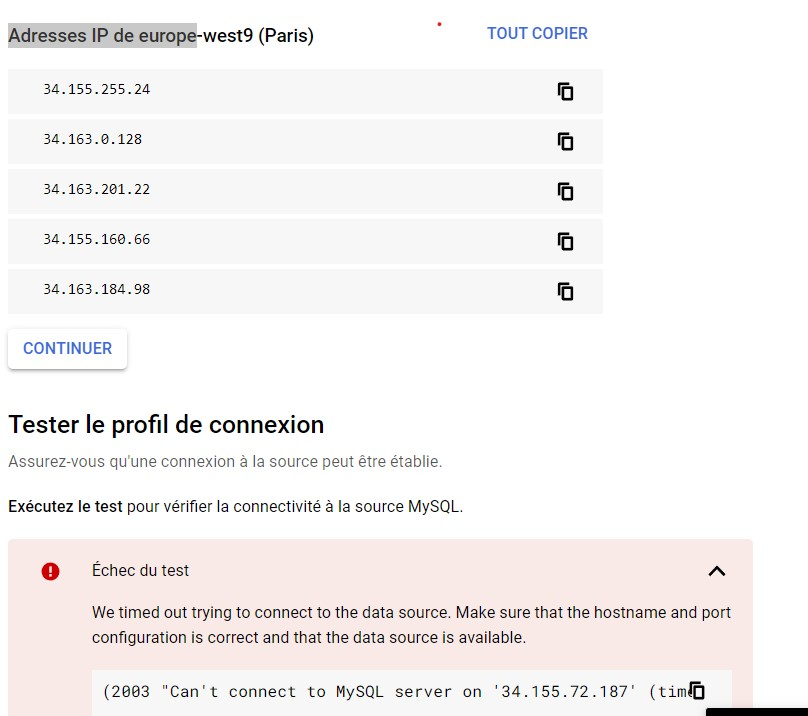
#> input picture erreur_ip.jpg, 808 x 716 px
$ jupyter execute --allow-errors Untitled.ipynb
#> lines starting #> are read from the running program, lines starting #| are printed output that depends on the picture; after the words box and inside, x2 and y2 are one past the last pixel; in counts of white or black regions, pixels touching at a corner belong together
[cell 1]
from PIL import Image
import pytesseract as PT
import sys
from pdf2image import convert_from_path as CFP
import os
import cv2

[cell 2]
import re

[cell 3]
os.getcwd()

[cell 4]
im_file = "erreur_ip.jpg"
im = Image.open(im_file)
#> im is the input picture: PIL image 808x716 RGB; mean R, G, B 245.5, 242.9, 242.5
# im.show()
# im.save(path/ima_1.jpg)

[cell 5]
# Importing the pdf file
path = os.getcwd()
PDF_file1 = "CV_Martin_OBIANG_ENGUIE.pdf"
#> (the rest of this cell did not finish here and is left out)

#> (a cell that did not finish here is left out)

#> (a cell that did not finish here is left out)

[cell 8]
import matplotlib.pyplot as plt

[cell 9]
plt.figure(figsize=(12,8))
#> (the rest of this cell did not finish here and is left out)

#> (a cell that did not finish here is left out)

[cell 11]
PT.pytesseract.tesseract_cmd = r'C:\Program Files\Tesseract-OCR\tesseract.exe'

[cell 12]
img = Image.open("secret.jpeg")
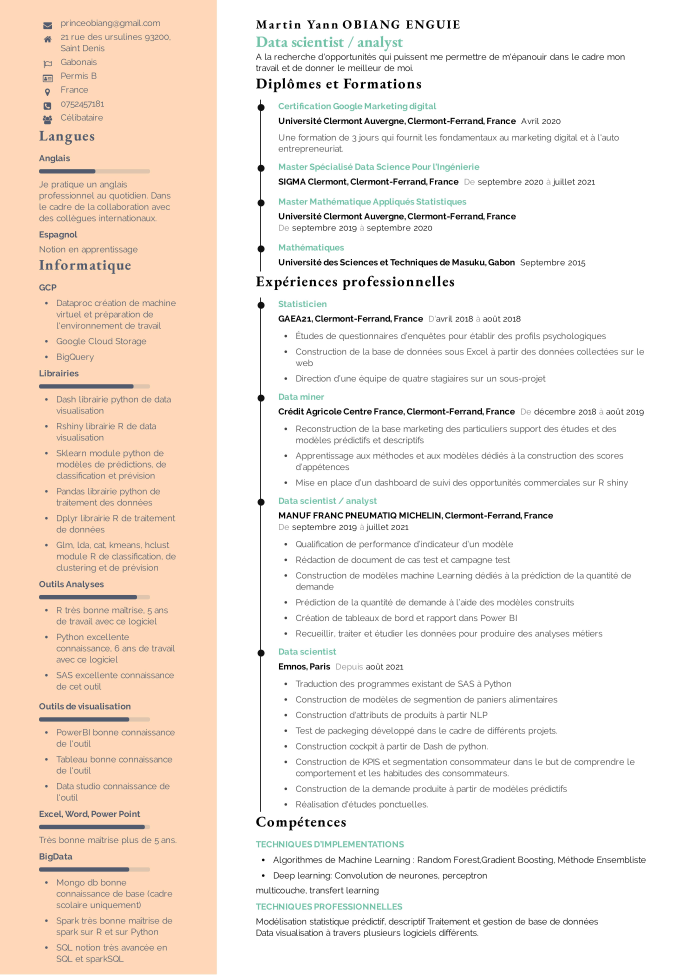
#> input picture secret.jpeg, 4132 x 5847 px (shown at 1/6 size)
#> img is the input picture: PIL image 4132x5847 RGB; mean R, G, B 245.2, 233.9, 225
#> (the rest of this cell did not finish here and is left out)

[cell 13]
def func(value):
    return ' '.join(value.splitlines())

#> (a cell that did not finish here is left out)

[cell 15]
print(re.fullmatch(r"\d{5}", "93200"))

[cell 16]
'email:princeobiang@gmail.com'.split(":")

[cell 17]
def note_email(text):

    import re

    if len(text) > 2:
        if re.fullmatch(regex, text):
            return text

[cell 18]
def personnal_info(ocr_result):

    import re
    import string

    infos = {}
    ponct = ''.join([i for i in string.punctuation if  i not in ['@', '.']])
    regex = re.compile(r'([A-Za-z0-9]+[.-_])*[A-Za-z0-9]+@[A-Za-z0-9-]+(\.[A-Z|a-z]{2,})+')
    for word in ocr_result.split('\n'):
        if len(word) > 2:
            for text in word.split():
                text = text.translate(str.maketrans('', '', ponct))

                if re.fullmatch(r"[\d]{3}[\d]{3}[\d]{4}", text):
                    infos["phone"]= str(text)
                elif re.fullmatch(r"^(?:0|\+?\d\d)\s?(?:\d\s?){9,11}$", text):
                    infos["phone"]= str(text)
                elif re.fullmatch(r"\d{5}", text) :
                    infos["zipcode"]= str(text)
                elif re.fullmatch(regex, text):

                    infos["email"]= str(text)
    return infos

[cell 19]
import collections as cls
import string

#> (a cell that did not finish here is left out)

[cell 21]
a_string = '!hi. wh?at is the weat[h]er lik?e.'
new_string = a_string.translate(str.maketrans('', '', string.punctuation))
print(new_string)

[cell 22]
type(string.punctuation)

[cell 23]
''.join([i for i in string.punctuation if i != '@'])

#> (a cell that did not finish here is left out)

#> (a cell that did not finish here is left out)

#> (a cell that did not finish here is left out)

[cell 27]
image = cv2.imread("secret.jpeg")

[cell 28]
gray = cv2.cvtColor(image, cv2.COLOR_BGR2GRAY)
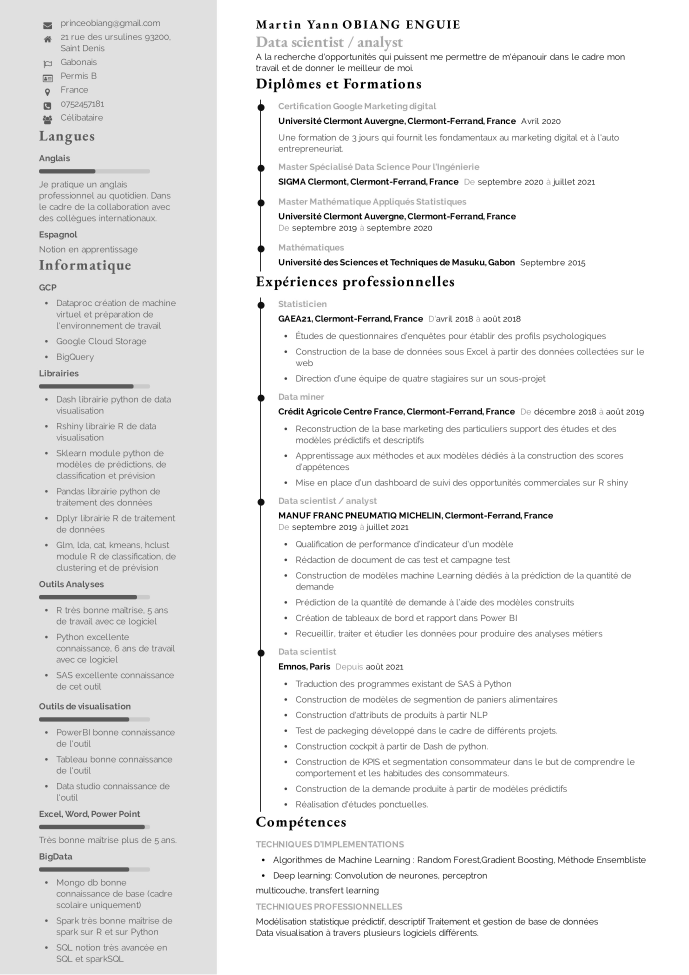
#> gray: shape (5847, 4132) (shown at 1/6 size); min 0, max 255, mean 236.4

[cell 29]
cv2.imwrite("temp/index_gray.png", gray)
#> Out = True

[cell 30]
blur = cv2.GaussianBlur(gray, (7,7), 0)

[cell 31]
cv2.imwrite("temp/index_blur.png", blur)
#> Out = True

[cell 32]
thresh = cv2.threshold(blur, 0, 255, cv2.THRESH_BINARY_INV)[1]
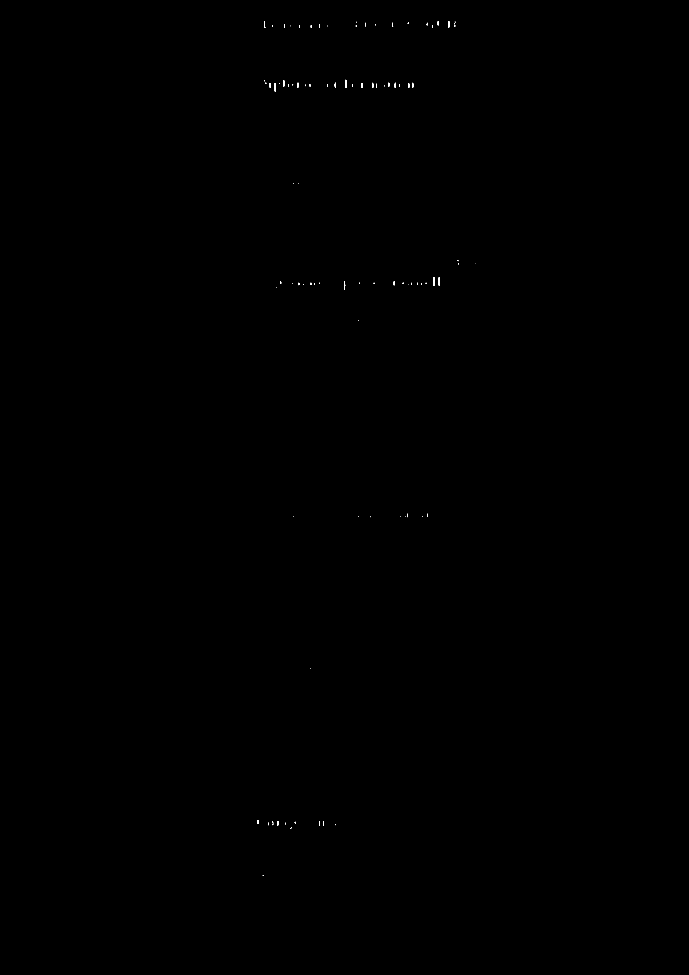
#> thresh: shape (5847, 4132) (shown at 1/6 size); 0.02% white; 94 white regions (38 under 20 px), largest, box (x1, y1, x2, y2) and area: (2073, 479, 2079, 526) 268, (1649, 498, 1655, 549) 258, (2601, 1665, 2606, 1713) 239

[cell 33]
#_INV = cv2.THRESH_OTSU
cv2.imwrite("temp/index_thresh.png", thresh)
#> Out = True

[cell 34]
kernal = cv2.getStructuringElement(cv2.MORPH_RECT, (3, 13))

[cell 35]
cv2.imwrite("temp/index_kernal.png", kernal)

[cell 36]
dilate = cv2.dilate(thresh, kernal, iterations = 1)
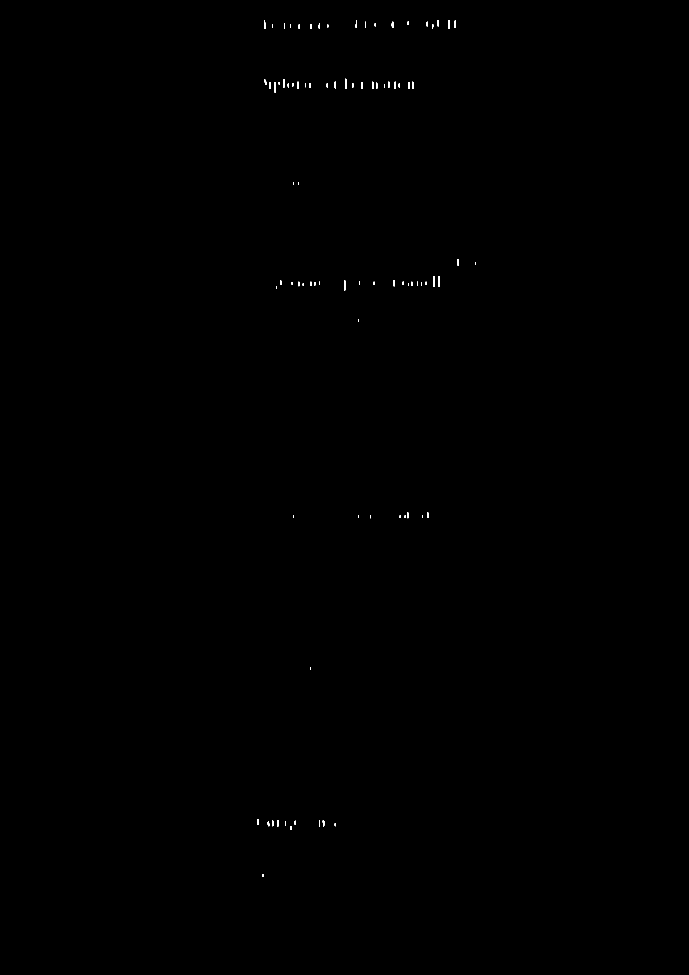
#> dilate: shape (5847, 4132) (shown at 1/6 size); 0.06% white; 88 white regions

[cell 37]
cv2.imwrite("temp/index_dilate.png", dilate)
#> Out = True

[cell 38]
cnts = cv2.findContours(dilate, cv2.RETR_EXTERNAL, cv2.CHAIN_APPROX_SIMPLE)
#> cnts = 88 contours; largest, box (x1, y1, x2, y2) and area: (2072, 473, 2080, 532) 394, (1648, 492, 1656, 555) 388, (2064, 1683, 2072, 1742) 364, (2600, 1659, 2607, 1719) 354, (2631, 1658, 2638, 1719) 350

[cell 39]
cnts = cnts[0] if len(cnts) == 2 else cnts[1]

[cell 40]
cnts = sorted(cnts, key=lambda x : cv2.boundingRect(x)[0])

[cell 41]
# [14 lines of commented-out code are left out]

[cell 42]
cv2.imwrite("temp/index_bbox.png", image)
#> Out = True

[cell 43]
import nltk
nltk.download('stopwords')
#> (this line was passed over: nltk is not available in this run)

[cell 44]
from pyresparser import ResumeParser
import os
from docx import Document

[cell 45]
filed=input()
#> the answer given: secret.jpeg
